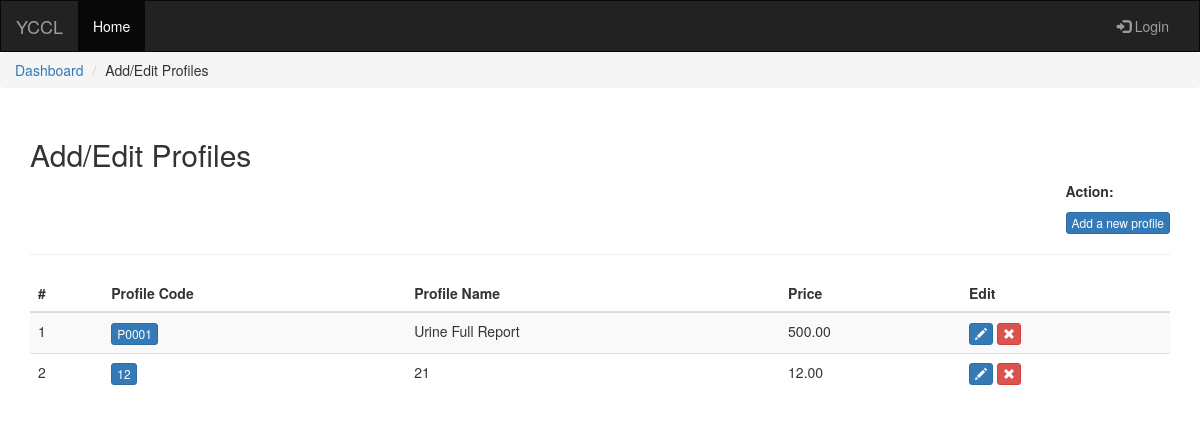
The app's page /list-profiles.php with its own data.
### tables this page shows
CREATE TABLE IF NOT EXISTS `profile_details` (
  `profile_id` int(11) NOT NULL AUTO_INCREMENT,
  `profile_code` varchar(50) NOT NULL,
  `profile_name` varchar(150) NOT NULL,
  `profile_status` varchar(1) NOT NULL,
  `profile_price` float NOT NULL,
  PRIMARY KEY (`profile_id`)
);

### list-profiles.php (the view, shortened to what this page needs)
<!DOCTYPE html>
<html>
<?php include 'views/partials/header.php'?>
<body>
	<?php include 'views/partials/navbar.php'?>
	<ul class="breadcrumb">
		<li><a href="admin-dashboard.php">Dashboard</a></li>
		<li>Add/Edit Profiles</li>
	</ul>
	<div class="container yccl-mt-3">
		<h2>Add/Edit Profiles</h2>
		<div class="text-right">
			<div class="yccl-display-inlineblock text-left">
				<p class="yccl-mb-0"><strong>Action:</strong></p>
				<button class="btn btn-xs btn-primary" data-toggle="modal" data-target="#modalCreateForm">Add a new profile</button>
			</div>
		</div><hr>
		<div class="table-responsive">
			<table class="table table-striped" id="tblProfiles">
				<thead>
					<tr>
						<th>#</th>
						<th>Profile Code</th>
						<th>Profile Name</th>
						<th>Price</th>
						<th>Edit</th>
					</tr>
				</thead>
				<tbody>
					<?php
						$i=0;
						$con = mysqli_connect("localhost","root","","yccl");
						$result = mysqli_query($con,"SELECT * FROM profile_details");
						while($row = mysqli_fetch_array($result))
						{
							$i++;
							echo "<tr>";
							echo "<td>" . $i . "</td>";
							echo "<td><a class='btn-xs btn btn-primary' href='list-profiles-item.php?id=".$row['profile_id']."&name=".$row['profile_code']."&status=".$row['profile_status']."&profile=".$row['profile_name']."&testStatus=0'>" . $row['profile_code'] . "</a></td>";
							echo "<td>" . $row['profile_name'] . "</td>";
							echo "<td>" . number_format($row['profile_price'], 2) . "</td>";
							echo "
								<td>
									<button class='btn btn-xs btn-primary' data-id='".$row['profile_code']."' data-name='".$row['profile_name']."' data-price='".$row['profile_price']."' data-status='".$row['profile_status']."' id='editModalProfile'><span class='glyphicon glyphicon-pencil'></span></button>
									<button class='btn btn-xs btn-danger' data-id='".$row['profile_id']."' id='removeModalProfile'><span class='glyphicon glyphicon-remove'></span></button>
								</td>
							";
							echo "</tr>";
						}
					?>
				</tbody>
			</table>
		</div>
	</div>
</body>
</html>

### assets/css/style.css (style rules this page uses)
.yccl-display-inlineblock { display: inline-block; }
.yccl-mt-3 { margin-top: 30px }

### records on screen
profile_details: profile_code "P0001", profile_name "Urine Full Report", profile_price "500.00"
profile_details: profile_code "12", profile_name "21", profile_price "12.00"
